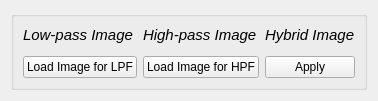
      <widget class="QWidget" name="hybird_tab">
       <attribute name="title">
        <string>Hybrid Images</string>
       </attribute>
       <layout class="QHBoxLayout" name="horizontalLayout_10">
        <item>
         <widget class="QGroupBox" name="groupBox_4">
          <property name="title">
           <string/>
          </property>
          <layout class="QGridLayout" name="gridLayout_17">
           <item row="1" column="1">
            <widget class="QPushButton" name="load_highpass_btn">
             <property name="text">
              <string>Load Image for HPF</string>
             </property>
            </widget>
           </item>
           <item row="1" column="0">
            <widget class="QPushButton" name="load_lowpass_btn">
             <property name="text">
              <string>Load Image for LPF</string>
             </property>
            </widget>
           </item>
           <item row="1" column="2">
            <widget class="QPushButton" name="apply_hybrid_btn">
             <property name="text">
              <string>Apply</string>
             </property>
            </widget>
           </item>
           <item row="0" column="0">
            <layout class="QVBoxLayout" name="verticalLayout_35">
             <item>
              <widget class="QLabel" name="label_5">
               <property name="sizePolicy">
                <sizepolicy hsizetype="Preferred" vsizetype="Fixed">
                 <horstretch>0</horstretch>
                 <verstretch>0</verstretch>
                </sizepolicy>
               </property>
               <property name="font">
                <font>
                 <pointsize>11</pointsize>
                 <italic>true</italic>
                </font>
               </property>
               <property name="text">
                <string>Low-pass Image</string>
               </property>
              </widget>
             </item>
             <item>
              <widget class="PlotWidget" name="hybrid_load_lowpass_image" native="true">
               <property name="sizePolicy">
                <sizepolicy hsizetype="Expanding" vsizetype="Expanding">
                 <horstretch>0</horstretch>
                 <verstretch>0</verstretch>
                </sizepolicy>
               </property>
               <property name="styleSheet">
                <string notr="true">background-color: #333;</string>
               </property>
              </widget>
             </item>
            </layout>
           </item>
           <item row="0" column="1">
            <layout class="QVBoxLayout" name="verticalLayout_38">
             <item>
              <widget class="QLabel" name="label_8">
               <property name="sizePolicy">
                <sizepolicy hsizetype="Preferred" vsizetype="Fixed">
                 <horstretch>0</horstretch>
                 <verstretch>0</verstretch>
                </sizepolicy>
               </property>
               <property name="font">
                <font>
                 <pointsize>11</pointsize>
                 <italic>true</italic>
                </font>
               </property>
               <property name="text">
                <string>High-pass Image</string>
               </property>
              </widget>
             </item>
             <item>
              <widget class="PlotWidget" name="hybrid_load_highpass_image" native="true">
               <property name="sizePolicy">
                <sizepolicy hsizetype="Expanding" vsizetype="Expanding">
                 <horstretch>0</horstretch>
                 <verstretch>0</verstretch>
                </sizepolicy>
               </property>
               <property name="styleSheet">
                <string notr="true">background-color: #333;</string>
               </property>
              </widget>
             </item>
            </layout>
           </item>
           <item row="0" column="2">
            <layout class="QVBoxLayout" name="verticalLayout_39">
             <item>
              <widget class="QLabel" name="label_9">
               <property name="sizePolicy">
                <sizepolicy hsizetype="Preferred" vsizetype="Fixed">
                 <horstretch>0</horstretch>
                 <verstretch>0</verstretch>
                </sizepolicy>
               </property>
               <property name="font">
                <font>
                 <pointsize>11</pointsize>
                 <italic>true</italic>
                </font>
               </property>
               <property name="text">
                <string>Hybrid Image</string>
               </property>
              </widget>
             </item>
             <item>
              <widget class="PlotWidget" name="hybrid_result_image" native="true">
               <property name="sizePolicy">
                <sizepolicy hsizetype="Expanding" vsizetype="Expanding">
                 <horstretch>0</horstretch>
                 <verstretch>0</verstretch>
                </sizepolicy>
               </property>
               <property name="styleSheet">
                <string notr="true">background-color: #333;</string>
               </property>
              </widget>
             </item>
            </layout>
           </item>
          </layout>
         </widget>
        </item>
       </layout>
      </widget>
